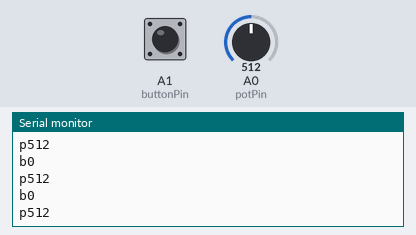
A sketch run on a simulated Arduino Uno, built with avr-gcc and run on an emulated ATmega328P. On the bench: the last lines printed to the serial monitor. The inputs (shaded band) are chosen by the test bench; at power-on: A0 (potPin) = 512, A1 (buttonPin) LOW.

Above: at 1.2 s.
1.3 s: A0 (potPin) set to 716
At 2.0 s:
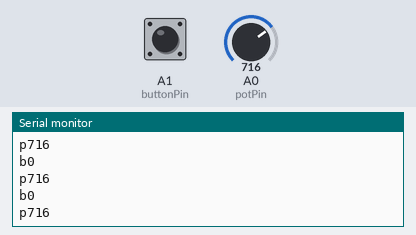
2.8 s: A1 (buttonPin) pulled HIGH for 0.15 s
4.4 s: A0 (potPin) set to 900
At 5.1 s:
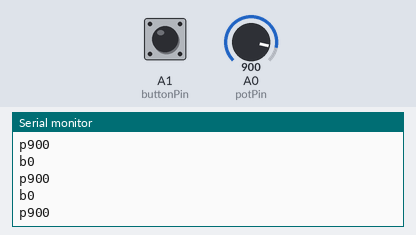
Timing chart, 0 to 7.4 s (numbered marks = the images above; inputs shaded):
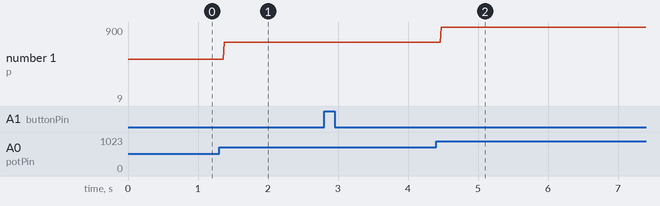

The sketch:

hmiserial.ino
```cpp
//#include <Arduino.h>

int potPin = A0;
int buttonPin = A1;

int potvalue;
int buttonvalue;

void setup() {
  Serial.begin(9600);
  pinMode(buttonPin, INPUT);
}

void loop() {
  potvalue = analogRead(potPin);
  buttonvalue = digitalRead(buttonPin);

  Serial.print("p");
  Serial.println(potvalue);
  Serial.print("b");
  Serial.println(buttonvalue);
}
```

Measured:
- after the input at 1.3 s, the serial monitor: prints a new line after 0.07 s (image 1)
- after the input at 4.4 s, the serial monitor: prints a new line after 0.07 s (image 2)
- plotted number 1: 512 → 716 after the input at 1.3 s, 716 → 9 after the input at 4.4 s
